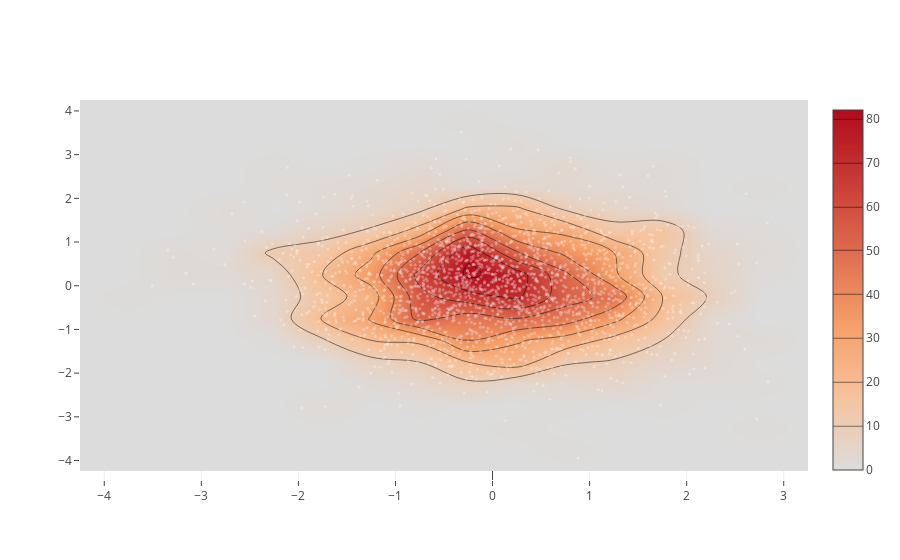

This figure's notebook cell:
### Code cell
import plotly.graph_objs as go

import numpy as np

x = np.random.randn(2000)
y = np.random.randn(2000)
iplot([go.Histogram2dContour(x=x, y=y, contours=dict(coloring='heatmap')),
       go.Scatter(x=x, y=y, mode='markers', marker=dict(color='white', size=3, opacity=0.3))], show_link=False)

### Figure 1 — Plotly figure (JSON) as saved in the notebook; plotly's stock layout.template omitted (floating-point values rounded to 4 significant figures; data arrays with more than 128 entries replaced by an {"elided": "..."} marker saying what was removed)
{"data": [{"contours": {"coloring": "heatmap"}, "type": "histogram2dcontour", "uid": "d568c3fa-a83e-11e8-9636-b4ae2bdc5454", "x": {"elided": "2000 float values"}, "y": {"elided": "2000 float values"}}, {"marker": {"color": "white", "opacity": 0.3, "size": 3}, "mode": "markers", "type": "scatter", "uid": "d568c3fb-a83e-11e8-be62-b4ae2bdc5454", "x": {"elided": "2000 float values"}, "y": {"elided": "2000 float values"}}], "layout": {}}
